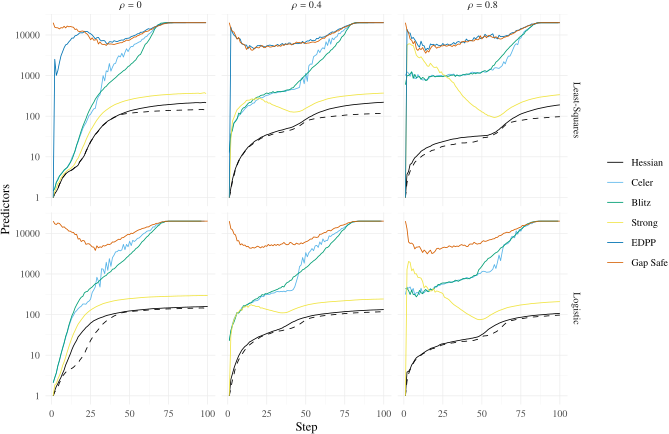

Recreate this plot in R.
library(ggplot2)
library(dplyr)
library(tidyr)
library(tikzDevice)

source("R/utils.R")

d_raw <- readRDS("results/efficiency-simulateddata.rds") %>%
  as_tibble()

theme_set(theme_minimal(base_size = 9))

fig_width <- 6.85
fig_width_small <- 3.35 
fig_height <- 4.5
fig_height_small <- 2

cols <- c(
  "black", "#E69F00", "#56B4E9", "#009E73", "#F0E442",
  "#0072B2", "#D55E00", "#CC79A7"
)

options(
  tikzDocumentDeclaration =
    "\\documentclass[10pt]{article}\n\\usepackage{newtxtext,newtxmath}\n"
)

rho_labeller <- function(labels, multi_line = TRUE, sep = ":", ...) {
  value <- label_value(labels, multi_line = multi_line)
  out <- paste0("$\\rho = ", value, "$")
  #  list(unname(unlist(out)))
  out
}

d <-
  d_raw %>%
  group_by(family, rho, screening_type, it) %>%
  filter(screened != 0) %>%
  mutate(
    step = seq_along(screened),
    screening_type = recode_methods(screening_type),
    family = recode(
      family,
      "gaussian" = "Least-Squares",
      "binomial" = "Logistic"
    )
  ) %>%
  ungroup() %>%
  group_by(family, rho, screening_type, step) %>%
  summarize(screened = mean(screened), active = mean(active, na.rm = TRUE))

d_small <-
  d %>%
  filter(rho == 0.8, family == "Least-Squares")

d_active <-
  d %>%
  ungroup() %>%
  group_by(rho, step) %>%
  summarize(avg_active = min(active, na.rm = TRUE))

d_active_small <-
  d_small %>%
  ungroup() %>%
  group_by(rho, step) %>%
  summarize(avg_active = min(active, na.rm = TRUE))

f <- "figures/simulateddata-efficiency-small.tex"
tikz(f, width = fig_width_small, height = fig_height_small, standAlone = TRUE)
ggplot(d_small) +
  geom_line(aes(x = step, y = avg_active), lty = 2, data = d_active_small) +
  geom_line(aes(step, screened, color = screening_type)) +
  scale_color_manual(values = cols[-2]) +
  theme(legend.title = element_blank()) +
  scale_y_log10() +
  labs(y = "Predictors", x = "Step")
dev.off()
renderPdf(f)

f <- "figures/simulateddata-efficiency.tex"
tikz(f, width = fig_width, height = fig_height, standAlone = TRUE)
ggplot(d) +
  geom_line(aes(x = step, y = avg_active), lty = 2, data = d_active) +
  geom_line(aes(step, screened, color = screening_type)) +
  facet_grid(
    c("family", "rho"),
    labeller = labeller(family = label_value, rho = rho_labeller)
  ) +
  scale_color_manual(values = cols[-2]) +
  theme(legend.title = element_blank()) +
  scale_y_log10() +
  labs(y = "Predictors", x = "Step")
dev.off()
renderPdf(f)
